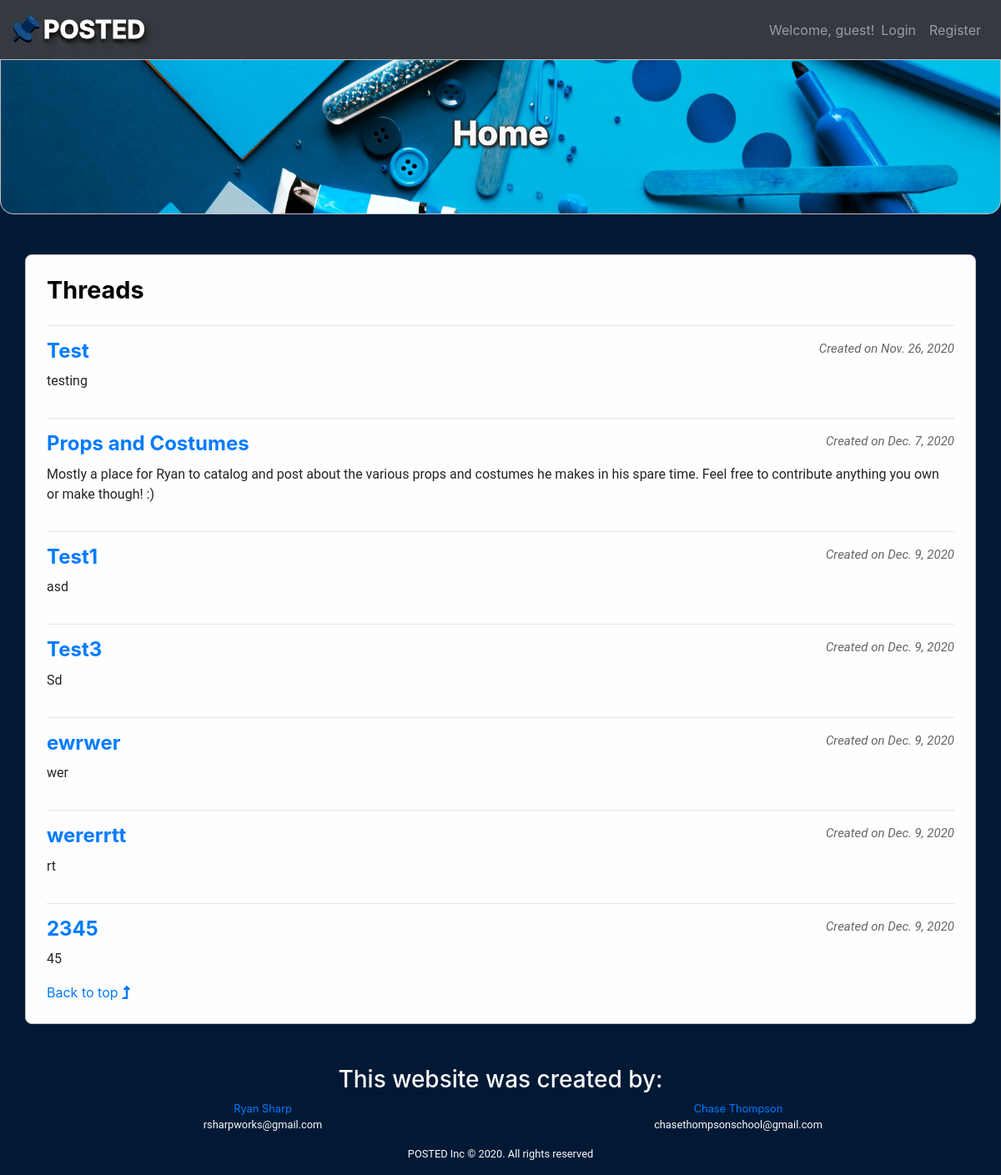
The app's page /, older data.
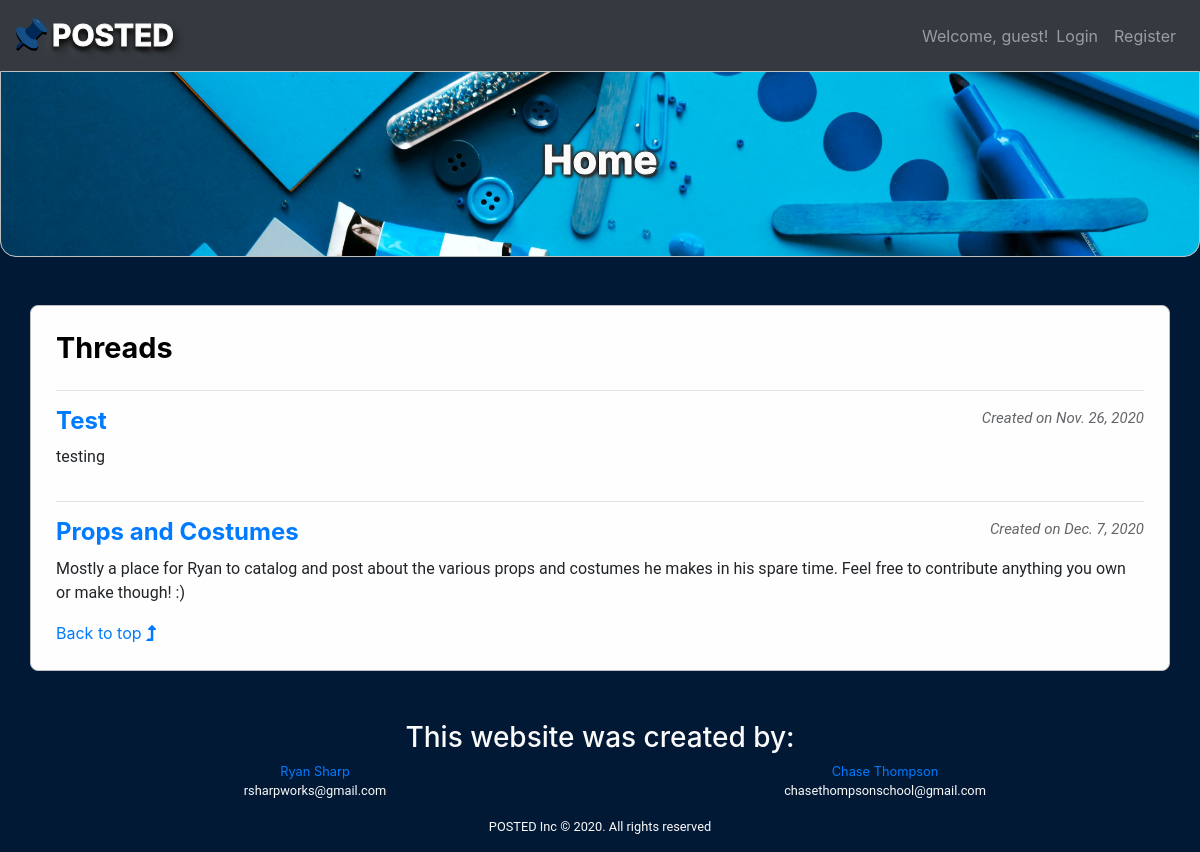
The same page, newer data.
### final/models.py (models this page shows, shortened)
class Thread(models.Model):
    title = models.CharField(max_length=100)
    description = models.TextField(max_length=300)
    created_date = models.DateTimeField(auto_now_add=True)
    last_modified_date = models.DateTimeField(auto_now=True)

### final/views.py (the view)
# urls.py: path('', views.index, name="index"),
def index(request):
    threads = Thread.objects.all()
    context = {'threads': threads}
    return render(request, 'final/home.html', context)

### templates/final/home.html (shortened to what this page needs)
{% extends 'final/base.html' %}
{% block jumbotron %}
    <h1 class="display-5 jumbo-label">Home</h1>
{% endblock %}
{% block body %}
    <div class="row">
        <div class="col-6">
            <h1 class="header">Threads</h1>
        </div>
    </div>
    {% for thread in threads %}
        <hr>
        <div class="row">
            <div class="col-9">
                <a class="a" href="{% url 'thread' thread.id %}">
                    <h1 class="titles">{{ thread.title }}</h1>
                </a>
            </div>
            <div class="col-3 text-right">
                <p class="details">Created on {{ thread.created_date.date }}</p>
            </div>
        </div>
        <div class="row">
            <div class="col-12">
                <p>{{ thread.description }}</p>
            </div>
        </div>
    {% endfor %}
    <a href="#jumbo">Back to top <i class="fas fa-level-up-alt"></i></a>
{% endblock %}

### templates/final/base.html (shortened to what this page needs)
{% load static %}
<!DOCTYPE html>
<html lang="en">
<head>
    <link rel="stylesheet" href="https://cdn.jsdelivr.net/npm/bootstrap@4.5.3/dist/css/bootstrap.min.css">
    <link rel="stylesheet" href="https://cdnjs.cloudflare.com/ajax/libs/font-awesome/5.15.1/css/all.min.css">
    <link rel="stylesheet" href="{% static '/css/styles.css' %}">
</head>
<body>
    <nav class="navbar navbar-expand-lg navbar-dark bg-dark">
        <a class="navbar-brand" href="{% url 'index' %}"><img class="logo" src="../../static/img/Posted_logo.png">POSTED</a>
        <div class="collapse navbar-collapse w-100 text-right" id="navbarNavDropdown">
            <ul class="navbar-nav ml-auto">
                <li class="nav-item active">
                    {% if user.is_authenticated %}
                        <span class="navbar-text">Welcome {{ user.username }}</span>
                    {% else %}
                        <span class="navbar-text">Welcome, guest!</span>
                    {% endif %}
                </li>
                {% if user.is_authenticated %}
                    <li class="nav-item">
                        <a class="nav-link" href="{% url 'profile' user.id%}">Profile <i class="fas fa-users"></i></a>
                    </li>
                    <li class="nav-item">
                        <a class="nav-link" href="{% url 'logout' %}">Logout <i class="fas fa-sign-out-alt"></i></a>
                    </li>
                {% else %}
                    <li class="nav-item">
                        <a class="nav-link" href="{% url 'login' %}">Login</a>
                    </li>
                    <li class="nav-item">
                        <a class="nav-link" href="{% url 'register' %}">Register</a>
                    </li>
                {% endif %}
            </ul>
        </div>
    </nav>
    <div id="jumbo" class="jumbotron jumbotron-fluid">
        <div class="container">
            {% block jumbotron %}
            {% endblock %}
        </div>
    </div>
    <div class="main container mt-5">
        {% block body %}
        {% endblock %}
    </div>
    <footer>
       <div class="container">
            <div class="row">
                <div class="col">
                    <h3 class="text-center">This website was created by:</h3>
                </div>
            </div>
            <div class="row">
                <div class="col-6">
                    <a href="{% url 'profile' 2 %}">Ryan Sharp</a>
                    <p>rsharpworks@gmail.com</p>
                </div>
                <div class="col-6">
                    <a href="{% url 'profile' 5 %}">Chase Thompson</a>
                    <p>chasethompsonschool@gmail.com</p>
                </div>
            </div>
            <div class="row">
                <div class="col">
                    <p class="text-center">POSTED Inc © 2020. All rights reserved</p>
                </div>
            </div>
        </div>
    </footer>
</body>
</html>

### static/css/styles.css (style rules this page uses)
body { background-color: #021935; }
.logo { width: 1.2em; padding-right: 5px; padding-bottom: 7px; }
.jumbotron { background-image: url("../img/Banner.jpg"); background-size: 100%; border: 1px solid silver; border-bottom-left-radius: 1em; border-bottom-right-radius: 1em; }
.jumbo-label { text-align: center; color: #fafafa; font-size: 40px; font-weight: bold; -webkit-text-stroke: 1px #fefefe; text-shadow: -1px 0px 3px black, -1px 0px 4px black, -1px 0px 4px gray, 1px 1px 4px gray, 1px 2px 4px black, 2px 2px 3px black, 2px 2px 3px black; }
.header { font-weight: bold; text-align: start; color: black; font-size: 1.8em; }
.titles { font-weight: bold; text-align: start; font-size: 1.5em; }
.navbar-brand { font-weight: bold; color: white; font-size: 30px; -webkit-text-stroke: 1px #F8F8F8; text-shadow: -1px 4px 5px black, 3px 5px 8px black, -1px 5px 10px gray; }
.main { border: 1px solid silver; border-radius: 0.5em; background-color: #fefefe; padding: 25px; }
.details { opacity: .7; font-style: italic; font-size: 15px; }
p { font-family: Roboto, sans-serif; }
footer { padding-top: 50px; font-size: .8em; text-align: center; color: #fafafa; }
a { text-decoration: none !important; }

Row changes from the older to the newer data that the page shows:
removed Thread: title "Test1", created_date "Dec. 9, 2020", description "asd"
removed Thread: title "Test3", created_date "Dec. 9, 2020", description "Sd"
removed Thread: title "ewrwer", created_date "Dec. 9, 2020", description "wer"
removed Thread: title "wererrtt", created_date "Dec. 9, 2020", description "rt"
removed Thread: title "2345", created_date "Dec. 9, 2020", description "45"
